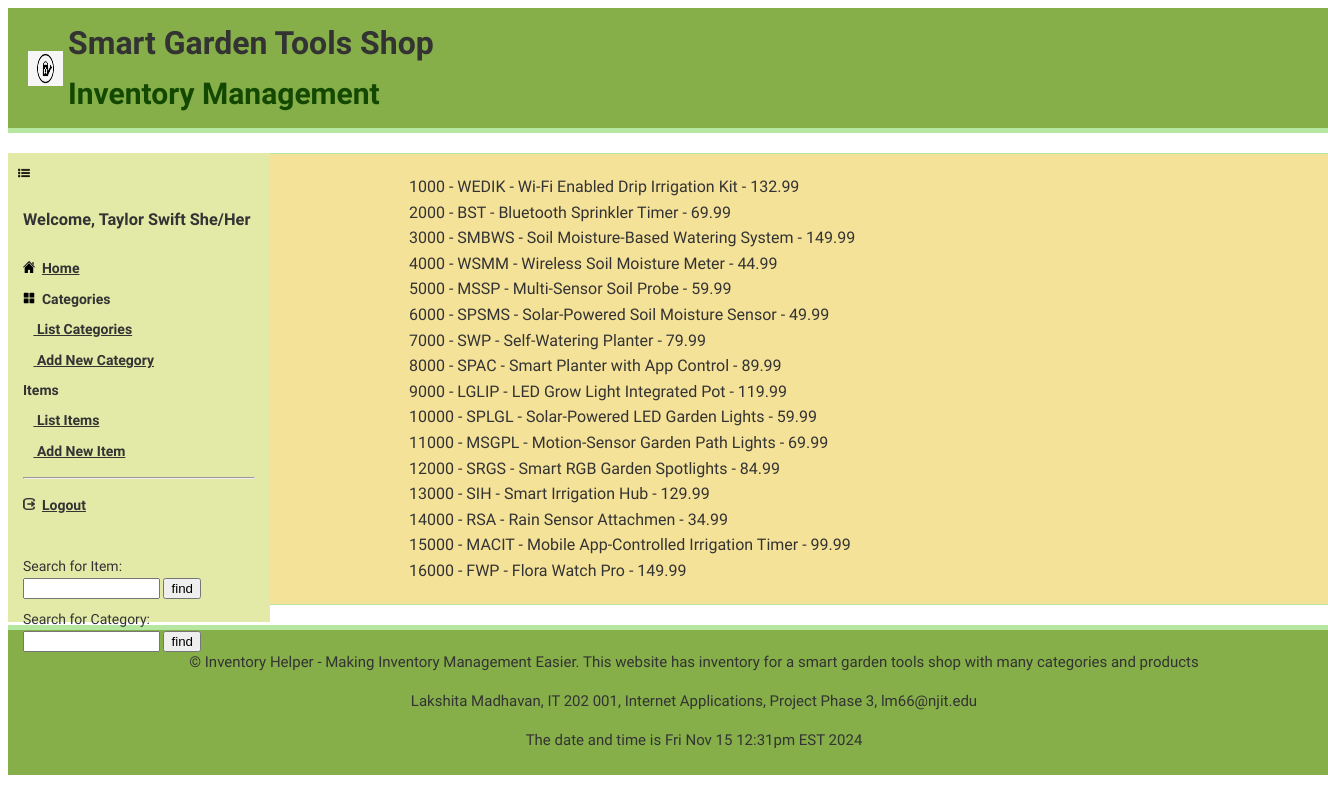
Before: /website/index.php?content=listgardentoolsproducts (signed in) with the older database file.
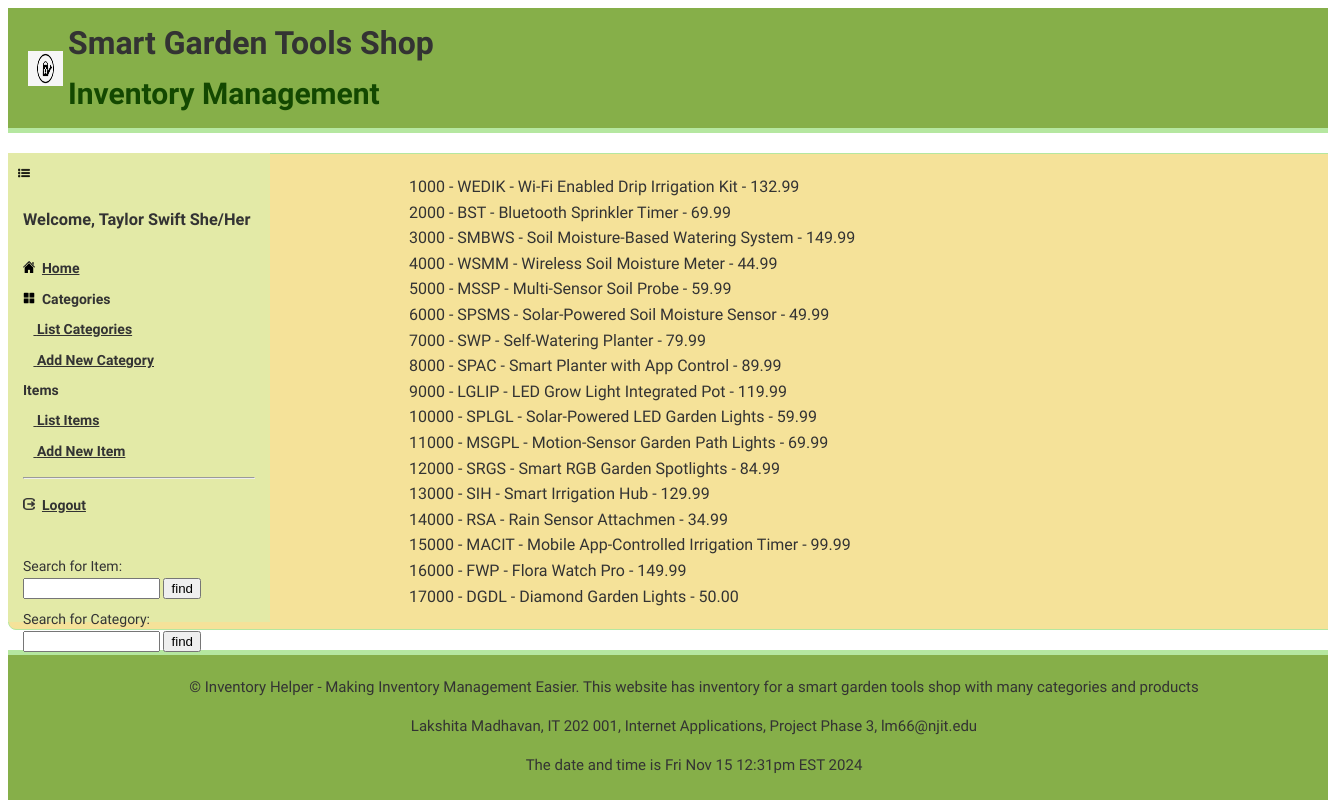
After: the same page with the newer database file.
### tables this page shows
CREATE TABLE IF NOT EXISTS `SmartGardeningToolsProducts` (
  `ToolProductID` int(11) NOT NULL,
  `ToolProductCode` varchar(10) NOT NULL,
  `ToolProductName` varchar(255) NOT NULL,
  `ToolProductColor` varchar(255) NOT NULL,
  `ToolDescription` text NOT NULL,
  `ToolCategoryID` int(11) NOT NULL,
  `ToolWholesalePrice` decimal(10,2) NOT NULL,
  `ToolListPrice` decimal(10,2) NOT NULL,
  `DateCreated` datetime NOT NULL
);

### website/gardentoolsproduct.php (called while the page is built, shortened)
<?php
class Item
{
    function __construct(
        $ToolProductID,
        $ToolProductCode,
        $ToolProductName,
        $ToolProductColor,
        $ToolDescription,
        $ToolCategoryID,
        $ToolWholesalePrice,
        $ToolListPrice,
        $DateCreated
    ) {
        $this->ToolProductID = $ToolProductID;
        $this->ToolProductCode = $ToolProductCode;
        $this->ToolProductName = $ToolProductName;
        $this->ToolListPrice = $ToolListPrice;
    }
    static function getItems()
    {
        $db = getDB();
        $query = "SELECT * FROM SmartGardeningToolsProducts";
        $result = $db->query($query);
        if (mysqli_num_rows($result) > 0) {
            $items = array();
            while ($row = $result->fetch_array(MYSQLI_ASSOC)) {
                $item = new Item(
                    $row['ToolProductID'],
                    $row['ToolProductCode'],
                    $row['ToolProductName'],
                    $row['ToolProductColor'],
                    $row['ToolDescription'],
                    $row['ToolCategoryID'],
                    $row['ToolWholesalePrice'],
                    $row['ToolListPrice'],
                    $row['DateCreated']
                );
                array_push($items, $item);
            }
            return $items;
        } else {
            $db->close();
            return NULL;
        }
    }
}
?>

### website/listgardentoolsproducts.inc.php (the view)
<?php
include_once("gardentoolsproduct.php");
$items = Item::getItems();
foreach ($items as $item) {
    $ToolProductID = $item->ToolProductID;
    $ToolProductCode = $item->ToolProductCode;
    $ToolProductName = $item->ToolProductName;
    $ToolListPrice = $item->ToolListPrice;
    $option = "$ToolProductID - $ToolProductCode - $ToolProductName - $ToolListPrice";
    echo "$option<br>";
}
?>

### website/index.php (shortened to what this page needs)
<?php
include_once("gardentoolsproduct.php");
?>
<!DOCTYPE html>
<html>
<head>
    <link rel="stylesheet" href="styles.css">
</head>
<body>
    <header>
        <?php include("header.inc.php"); ?>
    </header>
   <section style="height: 425px;">
        <nav style="float: left; height: 100%;">
           <?php include("nav.inc.php"); ?>
        </nav>
        <section id="container">
        <main>
           <?php
           if (isset($_REQUEST['content'])) {
               include($_REQUEST['content'] . ".inc.php");
           } else {
               include("main.inc.php");
           }
           ?>
       </main>
   </section>
   <footer>
       <?php include("footer.inc.php"); ?>
   </footer>
</body>
</html>

### website/header.inc.php (shortened to what this page needs)
<div class="header-div">
   <img src="images/logo.png" alt="Garden Shop Logo">
   <div>
       <h1>Smart Garden Tools Shop</h1>
       <h2>Inventory Management</h2>
   </div>
</div>

### website/nav.inc.php (shortened to what this page needs)
<table width="100%" cellpadding="3">
   <?php
   if (!isset($_SESSION['login'])) {
   ?>
       <tr>
           <td>
               <hr />
           </td>
       </tr>
   <?php
   } else {
    echo "<td><h3>Welcome, {$_SESSION['login']}</h3></td>\n";
?>
     <tr>
         <td><img src="images/home.png" alt="Home Icon" width="12" height="12">&nbsp;
             <a href="index.php"><strong>Home</strong></a>
         </td>
     </tr>
     <tr>
         <td><img src="images/categories.png" alt="Categories Icon" width="12" height="12">&nbsp;
             <strong>Categories</strong>
         </td>
     </tr>
       <tr>
           <td>&nbsp;&nbsp;&nbsp;<a href="index.php?content=listgardentoolscategories">
                   <strong>List Categories</strong></a></td>
       </tr>
       <tr>
           <td>&nbsp;&nbsp;&nbsp;<a href="index.php?content=newgardentoolscategory">
                   <strong>Add New Category</strong></a></td>
       </tr>
       <tr><img src="images/items.png" alt="Items Icon" width="12" height="12">&nbsp;
           <td><strong>Items</strong></td>
       </tr>
       <tr>
           <td>&nbsp;&nbsp;&nbsp;<a href="index.php?content=listgardentoolsproducts">
                   <strong>List Items</strong></a></td>
       </tr>
       <tr>
           <td>&nbsp;&nbsp;&nbsp;<a href="index.php?content=newgardentoolsproduct">
                   <strong>Add New Item</strong></a></td>
       </tr>
       <tr>
           <td>
               <hr />
           </td>
       </tr>
       <tr>
       <td><a href="index.php?content=logout">
                   <img src="images/logout.png" alt="Logout Icon" width="12" height="12"></a>&nbsp;
               <a href="index.php?content=logout">
                   <strong>Logout</strong></a>
           </td>
       </tr>
       <tr>
           <td>&nbsp;</td>
       </tr>
       <tr>
           <td>
               <form action="index.php" method="post">
                   <label>Search for Item:</label><br>
                   <input type="text" name="ToolProductID" size="14" />
                   <input type="submit" value="find" />
                   </form>
           </td>
       </tr>
       <tr>
           <td>
               <form action="index.php" method="post">
                   <label>Search for Category:</label><br>
                   <input type="text" name="ToolCategoryID" size="14" />
                   <input type="submit" value="find" />
               </form>
           </td>
       </tr>
   <?php
   }
   ?>
</table>

### website/footer.inc.php (shortened to what this page needs)
<p>&copy Inventory Helper - Making Inventory Management Easier. This website has inventory for a smart garden tools shop with many categories and products</p>
<p>Lakshita Madhavan, IT 202 001, Internet Applications, Project Phase 3, lm66@njit.edu</p>
<p>
   <?php
   echo "The date and time is " . date("D M j h:ia T Y");
   ?>
</p>

### website/styles.css (style rules this page uses)
body { font-family: 'Raleway', sans-serif; font-size: 16px; color: #333; background-color: #ffffff; line-height: 1.6; }
header { width: 100%; height: 120px; background-color: #86af49; color: white; display: flex; align-items: center; justify-content: space-between; padding: 0 20px; border-bottom: 5px solid #b5e7a0; }
header img { height: 80px; }
header h1 { font-size: 2rem; }
nav { background-color: #e3eaa7; width: 20%; font-size: 14px; padding: 10px; box-sizing: border-box; padding-bottom: 35%; }
nav a { color: #333; }
#container { width: 75%; margin: 20px auto; padding:20px; padding-left: 400px; background-color: #f5e299; border: 1px solid #b5e7a0; border-radius: 8px; }
footer { width: 100%; height: 60px; background-color: #86af49; color: rgb(12, 59, 3); padding: 30px; padding-bottom: 80px; padding-top: 5px; text-align: center; border-top: 5px solid #b5e7a0; }
h1 { font-family: 'Raleway', sans-serif; font-size: 60px; color: #333; }
h2 { font-family: 'Raleway', sans-serif; font-size: 30px; color: #134801; }
p { font-family: 'Raleway', sans-serif; font-size: 15px; color: #333; }

### website/header.inc.php (style rules this page uses)
.header-div { display: flex; align-items: center; }
.header-div img { width: 35px; height: 35px; margin-right: 5px; }
.header-div h1, .header-div h2 { margin: 0; }

Changed rows visible on the page:
added smartgardeningtoolsproducts: option "17000 - DGDL - Diamond Garden Lights - 50.00"
